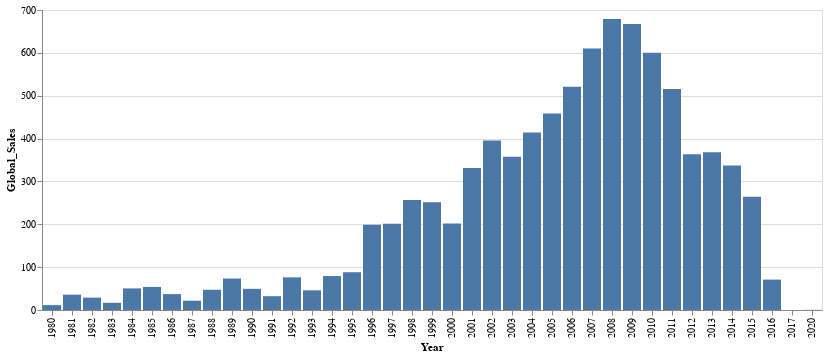

The code cell stored with this chart in its notebook:
### Markdown cell above
Con la informacion anterior podemos ya realizar una representacion grafica con datos generales con las ventas globales, para poder observar el comportamiento de las ventas que adquirido a traves de los anos transcurido

### Code cell
b1= alt.Chart(general_sales).mark_bar().encode(
    x='Year:O',
    y='Global_Sales:Q'
)
b2= alt.Chart(general_sales).mark_area().encode(
    alt.X('Year:Q'),
    alt.Y('Global_Sales:Q')
)
b1

### Figure 1 — Vega-Lite specification as saved in the notebook (floating-point values rounded to 4 significant figures)
{"config": {"view": {"continuousWidth": 300, "continuousHeight": 300}}, "data": {"name": "data-6170d1ccff9bea0fe36b1b3573dab5da"}, "mark": {"type": "bar"}, "encoding": {"x": {"field": "Year", "type": "ordinal"}, "y": {"field": "Global_Sales", "type": "quantitative"}}, "$schema": "https://vega.github.io/schema/vega-lite/v5.15.1.json", "datasets": {"data-6170d1ccff9bea0fe36b1b3573dab5da": [{"Year": 1980.0, "Global_Sales": 11.38, "EU_Sales": 0.67, "JP_Sales": 0.0, "Other_Sales": 0.12, "NA_Sales": 10.59}, {"Year": 1981.0, "Global_Sales": 35.77, "EU_Sales": 1.96, "JP_Sales": 0.0, "Other_Sales": 0.32, "NA_Sales": 33.4}, {"Year": 1982.0, "Global_Sales": 28.86, "EU_Sales": 1.65, "JP_Sales": 0.0, "Other_Sales": 0.31, "NA_Sales": 26.92}, {"Year": 1983.0, "Global_Sales": 16.79, "EU_Sales": 0.8, "JP_Sales": 8.1, "Other_Sales": 0.14, "NA_Sales": 7.76}, {"Year": 1984.0, "Global_Sales": 50.36, "EU_Sales": 2.1, "JP_Sales": 14.27, "Other_Sales": 0.7, "NA_Sales": 33.28}, {"Year": 1985.0, "Global_Sales": 53.94, "EU_Sales": 4.74, "JP_Sales": 14.56, "Other_Sales": 0.92, "NA_Sales": 33.73}, {"Year": 1986.0, "Global_Sales": 37.07, "EU_Sales": 2.84, "JP_Sales": 19.81, "Other_Sales": 1.93, "NA_Sales": 12.5}, {"Year": 1987.0, "Global_Sales": 21.74, "EU_Sales": 1.41, "JP_Sales": 11.63, "Other_Sales": 0.2, "NA_Sales": 8.46}, {"Year": 1988.0, "Global_Sales": 47.22, "EU_Sales": 6.59, "JP_Sales": 15.76, "Other_Sales": 0.99, "NA_Sales": 23.87}, {"Year": 1989.0, "Global_Sales": 73.45, "EU_Sales": 8.44, "JP_Sales": 18.36, "Other_Sales": 1.5, "NA_Sales": 45.15}, {"Year": 1990.0, "Global_Sales": 49.39, "EU_Sales": 7.63, "JP_Sales": 14.88, "Other_Sales": 1.4, "NA_Sales": 25.46}, {"Year": 1991.0, "Global_Sales": 32.23, "EU_Sales": 3.95, "JP_Sales": 14.78, "Other_Sales": 0.74, "NA_Sales": 12.76}, {"Year": 1992.0, "Global_Sales": 76.16, "EU_Sales": 11.71, "JP_Sales": 28.91, "Other_Sales": 1.65, "NA_Sales": 33.87}, {"Year": 1993.0, "Global_Sales": 45.98, "EU_Sales": 4.65, "JP_Sales": 25.33, "Other_Sales": 0.89, "NA_Sales": 15.12}, {"Year": 1994.0, "Global_Sales": 79.17, "EU_Sales": 14.88, "JP_Sales": 33.99, "Other_Sales": 2.2, "NA_Sales": 28.15}, {"Year": 1995.0, "Global_Sales": 88.11, "EU_Sales": 14.9, "JP_Sales": 45.75, "Other_Sales": 2.64, "NA_Sales": 24.82}, {"Year": 1996.0, "Global_Sales": 199.1, "EU_Sales": 47.26, "JP_Sales": 57.44, "Other_Sales": 7.69, "NA_Sales": 86.76}, {"Year": 1997.0, "Global_Sales": 201.0, "EU_Sales": 48.32, "JP_Sales": 48.87, "Other_Sales": 9.13, "NA_Sales": 94.75}, {"Year": 1998.0, "Global_Sales": 256.5, "EU_Sales": 66.9, "JP_Sales": 50.04, "Other_Sales": 11.03, "NA_Sales": 128.4}, {"Year": 1999.0, "Global_Sales": 251.3, "EU_Sales": 62.67, "JP_Sales": 52.34, "Other_Sales": 10.05, "NA_Sales": 126.1}, {"Year": 2000.0, "Global_Sales": 201.6, "EU_Sales": 52.75, "JP_Sales": 42.77, "Other_Sales": 11.62, "NA_Sales": 94.49}, {"Year": 2001.0, "Global_Sales": 331.5, "EU_Sales": 94.89, "JP_Sales": 39.86, "Other_Sales": 22.76, "NA_Sales": 174.0}, {"Year": 2002.0, "Global_Sales": 395.5, "EU_Sales": 109.7, "JP_Sales": 41.76, "Other_Sales": 27.28, "NA_Sales": 216.2}, {"Year": 2003.0, "Global_Sales": 357.9, "EU_Sales": 103.8, "JP_Sales": 34.2, "Other_Sales": 26.01, "NA_Sales": 193.6}, {"Year": 2004.0, "Global_Sales": 414.0, "EU_Sales": 105.9, "JP_Sales": 41.65, "Other_Sales": 47.24, "NA_Sales": 218.8}, {"Year": 2005.0, "Global_Sales": 458.5, "EU_Sales": 121.6, "JP_Sales": 54.28, "Other_Sales": 40.55, "NA_Sales": 241.6}, {"Year": 2006.0, "Global_Sales": 521.0, "EU_Sales": 129.2, "JP_Sales": 73.73, "Other_Sales": 54.43, "NA_Sales": 263.1}, {"Year": 2007.0, "Global_Sales": 609.9, "EU_Sales": 160.2, "JP_Sales": 60.29, "Other_Sales": 77.58, "NA_Sales": 311.2}, {"Year": 2008.0, "Global_Sales": 678.9, "EU_Sales": 184.4, "JP_Sales": 60.26, "Other_Sales": 82.39, "NA_Sales": 351.4}, {"Year": 2009.0, "Global_Sales": 667.3, "EU_Sales": 191.6, "JP_Sales": 61.89, "Other_Sales": 74.77, "NA_Sales": 338.9}, {"Year": 2010.0, "Global_Sales": 600.3, "EU_Sales": 176.6, "JP_Sales": 59.49, "Other_Sales": 59.9, "NA_Sales": 304.2}, {"Year": 2011.0, "Global_Sales": 515.8, "EU_Sales": 167.3, "JP_Sales": 53.04, "Other_Sales": 54.39, "NA_Sales": 241.0}, {"Year": 2012.0, "Global_Sales": 363.5, "EU_Sales": 118.8, "JP_Sales": 51.74, "Other_Sales": 37.82, "NA_Sales": 154.9}, {"Year": 2013.0, "Global_Sales": 368.1, "EU_Sales": 125.8, "JP_Sales": 47.59, "Other_Sales": 39.82, "NA_Sales": 154.8}, {"Year": 2014.0, "Global_Sales": 337.0, "EU_Sales": 125.6, "JP_Sales": 39.46, "Other_Sales": 40.02, "NA_Sales": 132.0}, {"Year": 2015.0, "Global_Sales": 264.4, "EU_Sales": 97.71, "JP_Sales": 33.72, "Other_Sales": 30.01, "NA_Sales": 102.8}, {"Year": 2016.0, "Global_Sales": 70.9, "EU_Sales": 26.76, "JP_Sales": 13.67, "Other_Sales": 7.75, "NA_Sales": 22.66}, {"Year": 2017.0, "Global_Sales": 0.05, "EU_Sales": 0.0, "JP_Sales": 0.05, "Other_Sales": 0.0, "NA_Sales": 0.0}, {"Year": 2020.0, "Global_Sales": 0.29, "EU_Sales": 0.0, "JP_Sales": 0.0, "Other_Sales": 0.02, "NA_Sales": 0.27}]}}
